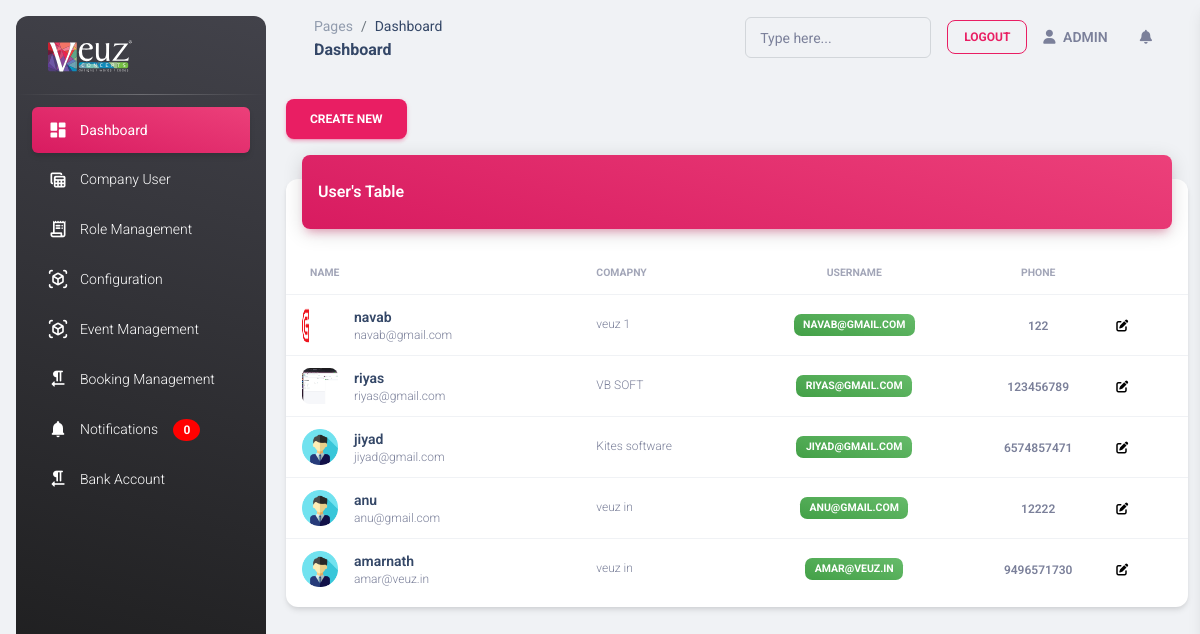
The page /company_user (signed in) on the database as committed earlier.
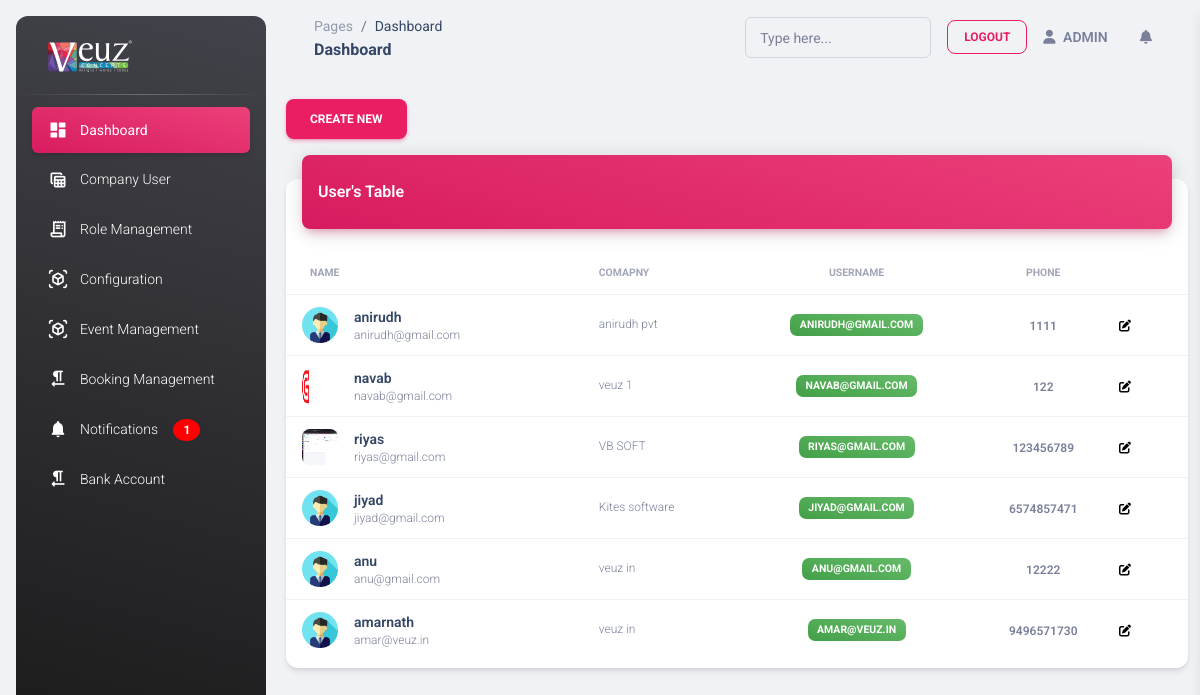
The same page on the database as committed later.
### myapp/models.py (models this page shows)
class common(models.Model):  # COMM0N
    dt = models.DateField(auto_now=True)
    tm = models.TimeField(auto_now=True)
    updated = models.DateTimeField(default=timezone.now)
    status = models.CharField(max_length=255, null=True)
    created_by = models.ForeignKey(User,on_delete=models.CASCADE,related_name="%(app_label)s_%(class)s_ownership", null=True)
    class Meta:
        abstract = True

class company_User(common):
    auth_user = models.ForeignKey(User,on_delete=models.CASCADE,related_name="auth_user_login_id", null=True)
    company_name = models.CharField(max_length=25,null=True)
    company_id = models.ForeignKey(company_Master,related_name='company_user_company_master_id',null=True,on_delete=models.CASCADE)
    name = models.CharField(max_length=25,null=True)
    username = models.CharField(max_length=25,null=True)
    email = models.CharField(max_length=25,null=True)
    password_option = models.CharField(max_length=25,choices=password_type,null=True)
    phone = models.CharField(max_length=25,null=True)
    photo = models.FileField(upload_to='company_user_photo',null=True)
    user_type = models.CharField(max_length=25,choices=user_Type,default="company_admin")

### myapp/views.py (the view)
# urls.py: path('company_user',views.company_user,name='company_user'),
def company_user(request):
    auth_user = User.objects.get(id=request.user.id)
    if auth_user.is_superuser == True:
        data = company_User.objects.all().order_by('-id')
    else:
        user_data = company_User.objects.get(auth_user=request.user)
        data = company_User.objects.filter(company_id_id=user_data.company_id.id,user_type="company_staff")
    context = {
        'data':data
    }
    return render(request,'company_user.html',context)

### myapp/templatetags/nav.py (called while the page is built)
@register.filter(name='get_nav_name')
def get_nav_name(value,args):
    data = User.objects.get(id=value.id)
    return data.is_superuser

@register.filter(name='notification_count')
def notification_count(value,args):
    data = User.objects.get(id=value.id)
    if data.is_superuser == True:
        data = notification.objects.filter(read_status=False).count()
        return data
        pass
    return ''

### myapp/templates/company_user.html
{% extends 'base.html' %}
{% load static %}
{% block content %}
<a href="{% url 'create_company_user' %}">
    <button type="button" class="btn btn-primary" data-toggle="modal" data-target="#exampleModal">
        Create New
      </button>
</a>
<div class="row">
    <div class="col-12">
      <div class="card my-4">
        <div class="card-header p-0 position-relative mt-n4 mx-3 z-index-2">
          <div class="bg-gradient-primary shadow-primary border-radius-lg pt-4 pb-3">
            <h6 class="text-white text-capitalize ps-3">User's table</h6>
          </div>
        </div>
        <div class="card-body px-0 pb-2">
          <div class="table-responsive p-0">
            <table class="table align-items-center mb-0">
              <thead>
                <tr>
                  <th class="text-uppercase text-secondary text-xxs font-weight-bolder opacity-7">Name</th>
                  <th class="text-uppercase text-secondary text-xxs font-weight-bolder opacity-7 ps-2">Comapny</th>
                  <th class="text-center text-uppercase text-secondary text-xxs font-weight-bolder opacity-7">Username</th>
                  <th class="text-center text-uppercase text-secondary text-xxs font-weight-bolder opacity-7">Phone</th>
                  <th class="text-secondary opacity-7"></th>
                </tr>
              </thead>
              <tbody>
                {% for i in data %}
                <tr>
                  <td>
                    <div class="d-flex px-2 py-1">
                      <div>
                        <img src="../media/{{i.photo}}" class="avatar avatar-sm me-3 border-radius-lg" alt="user1">
                      </div>
                      <div class="d-flex flex-column justify-content-center">
                        <h6 class="mb-0 text-sm">{{i.name}}</h6>
                        <p class="text-xs text-secondary mb-0">{{i.email}}</p>
                      </div>
                    </div>
                  </td>
                  <td>
                    <p class="text-xs text-secondary mb-0">{{i.company_name}}</p>
                  </td>
                  <td class="align-middle text-center text-sm">
                    <span class="badge badge-sm bg-gradient-success">{{i.username}}</span>
                  </td>
                  <td class="align-middle text-center">
                    <span class="text-secondary text-xs font-weight-bold">{{i.phone}}</span>
                  </td>
                  <td class="align-middle">
                    <a href="{% url 'edit_user' pk=i.id %}" class="text-secondary font-weight-bold text-xs" data-toggle="tooltip" data-original-title="Edit user">
                      <i style="color: black;" class="fas fa-edit"></i>
                    </a>
                  </td>
                </tr>
                {% endfor %}
              </tbody>
            </table>
          </div>
        </div>
      </div>
    </div>
  </div>
{% endblock %}

### myapp/templates/base.html (shortened to what the changed rows need)
<!DOCTYPE html>
<html lang="en">
{% load static %}
{% load nav %}
<head>
  <link href="{% static 'assets/css/nucleo-icons.css' %}" rel="stylesheet" />
  <link href="{% static 'assets/css/nucleo-svg.css' %}" rel="stylesheet" />
  <link id="pagestyle" href="{% static 'assets/css/material-dashboard.css' %}" rel="stylesheet" />
</head>
<body class="g-sidenav-show  bg-gray-200">
  <aside class="sidenav navbar navbar-vertical navbar-expand-xs border-0 border-radius-xl my-3 fixed-start ms-3   bg-gradient-dark" id="sidenav-main">
    <div class="collapse navbar-collapse  w-auto " id="sidenav-collapse-main">
      <ul class="navbar-nav">
        <li class="nav-item">
          <a class="nav-link text-white " href="{% url 'notifications' %}">
            <span class="nav-link-text ms-1">Notifications  <span style="    color: white;
              font-weight: bold;
              padding: 4px 10px;
              background: red;
              border-radius: 50%;
              margin: 12px 12px;
              font-size: 12px;">{{request.user|notification_count:"notification"}}</span>
          </a>
        </li>
      </ul>
    </div>
  </aside>
  <main class="main-content position-relative max-height-vh-100 h-100 border-radius-lg ">
    <div class="container-fluid py-4">
        {% block content %}
        {% endblock %}
    </div>
  </main>
</body>
</html>

Rows that differ between the two databases and show on the page:
added company_User: photo (picture), name "anirudh", email "anirudh@gmail.com", company_name "anirudh pvt", username "ANIRUDH@GMAIL.COM", phone "1111"
Other text that changed with them:
{{ request.user|notification_count:"notification" }}: "0" → "1"
